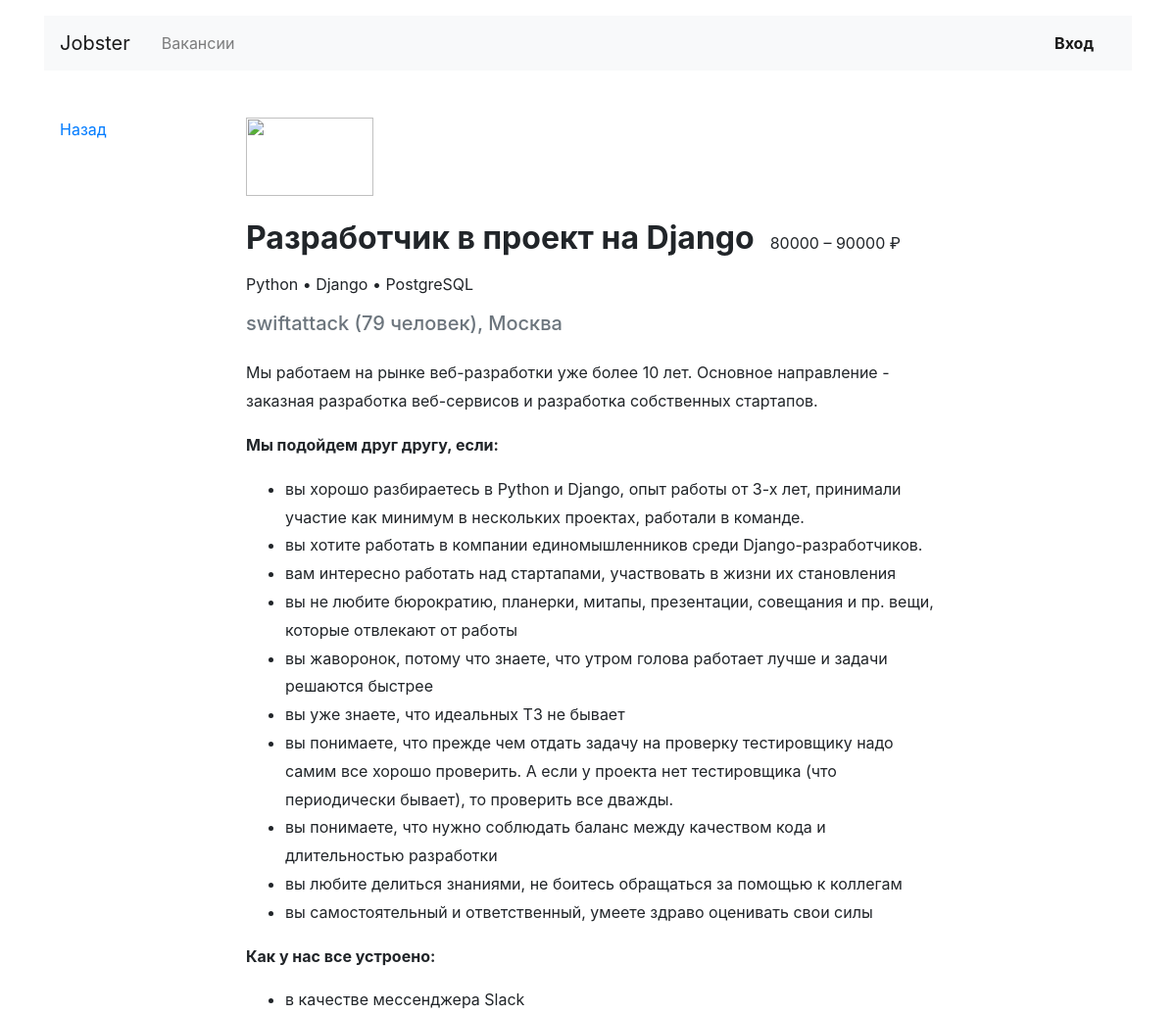
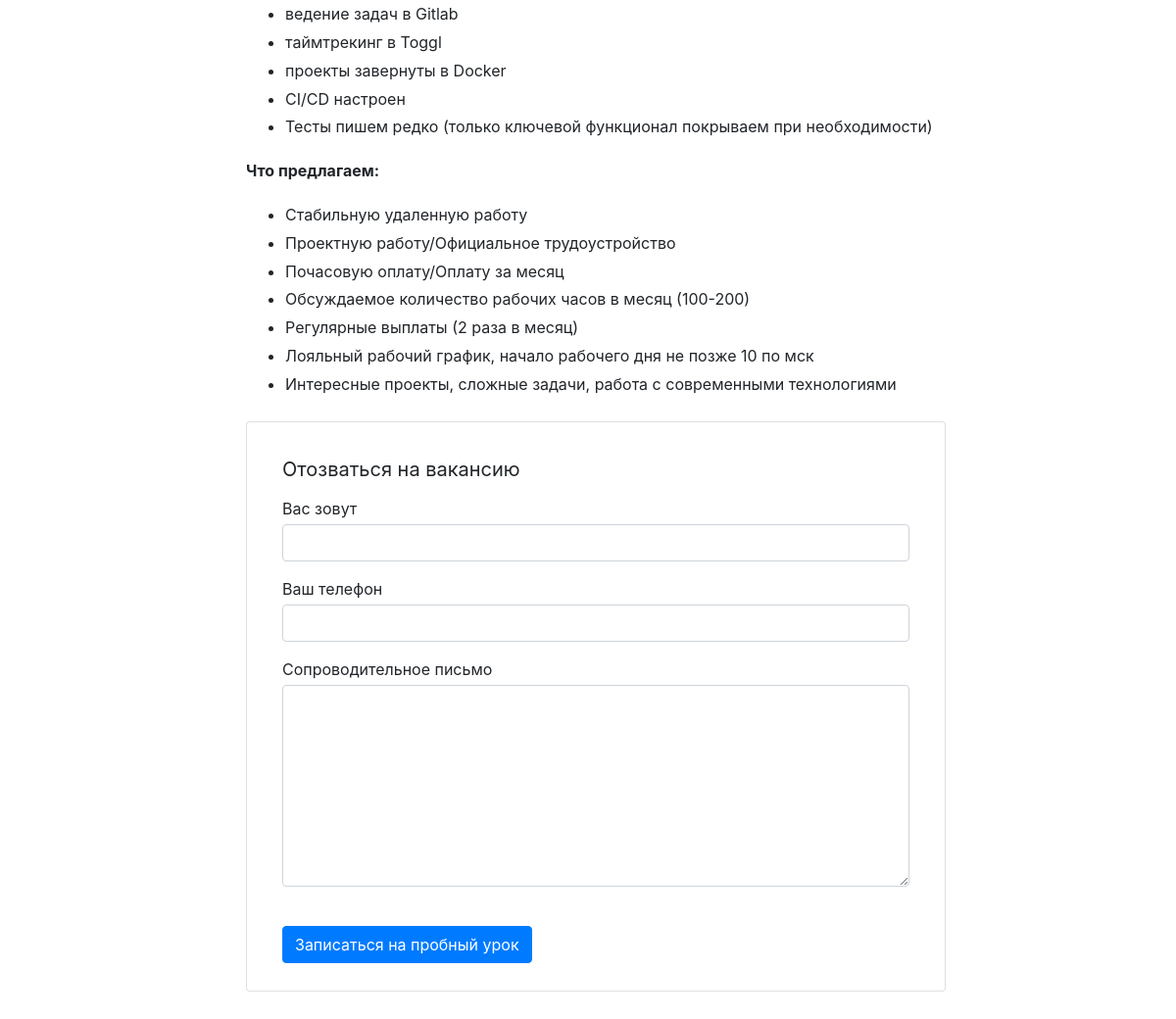
Screenshot of /vacancies/2 with the database file from the repository (2 pictures, top to bottom).
### vacanda/models.py (models this page shows, shortened)
class Vacancy(Model):
    title = CharField(max_length=64)
    specialty = ForeignKey(Specialty, on_delete=CASCADE, related_name='vacancies')
    company = ForeignKey(Company, on_delete=CASCADE, related_name='vacancies')
    skills = TextField()
    description = TextField()
    salary_min = IntegerField()
    salary_max = IntegerField()
    published_at = DateField()

class Company(Model):
    name = CharField(max_length=64)
    location = CharField(max_length=64)
    logo = URLField(default='https://place-hold.it/100x60')
    description = TextField()
    employee_count = IntegerField()

### vacanda/views.py (the view)
# urls.py: path('vacancies/<int:vacancy_id>', vacanda.views.vacancy_view, name='vacancy'),
def vacancy_view(request, vacancy_id):
    if vacancy_id not in [vacancy.id for vacancy in Vacancy.objects.all()]:
        raise Http404
    chosen_vacancy = Vacancy.objects.get(id=vacancy_id)
    chosen_vacancy_info = {
            'title': chosen_vacancy.title,
            'skills': chosen_vacancy.skills.replace(',', ' •'),
            'salary_min': chosen_vacancy.salary_min,
            'salary_max': chosen_vacancy.salary_max,
            'published_at': chosen_vacancy.published_at,
            'company': chosen_vacancy.company,
            'description': chosen_vacancy.description,
    }
    return render(request, 'vacanda/vacancy.html', context={
                                                    'chosen_vacancy_info': chosen_vacancy_info,
                                                            })

### vacanda/templates/vacanda/vacancy.html (shortened to what this page needs)
{% extends "vacanda/base.html" %}
{% block content %}
  <main class="container mt-3 pb-5">
    <div class="row mt-5">
      <div class="col-12 col-lg-2">
        <div class="pl-3 mb-5">
          <p><a href={{ request.META.HTTP_REFERER }}>Назад</a></p>
        </div>
      </div>
      <div class="col-12 col-lg-8">
        <section class="pl-3">
          <a href="#"><img src="https://place-hold.it/130x80" width="130" height="80" alt=""></a>
          <div class="d-flex align-items-baseline align-content-baseline">
            <h1 class="h2 mt-4 font-weight-bold" >{{ chosen_vacancy_info.title }}</h1>
            <p class="m-0 pl-3">{{ chosen_vacancy_info.salary_min }} – {{ chosen_vacancy_info.salary_max }} ₽</p>
          </div>
          <p class="mt-2">{{ chosen_vacancy_info.skills }}</p>
          <p class="h5 text-muted mb-4">{{ chosen_vacancy_info.company.name }} ({{ chosen_vacancy_info.company.employee_count }} человек), {{ chosen_vacancy_info.company.location }}</p>
          <div style="line-height: 1.8;">{{ chosen_vacancy_info.description|safe }}
          </div>
          <form action="/echo" class="card mt-4 mb-3" enctype="multipart/form-data">
            <div class="card-body mx-3">
              <p class="h5 mt-3 font-weight-normal">Отозваться на вакансию</p>
              <div class="form-group">
                <label class="mb-1 mt-2" for="userName">Вас зовут</label>
                <input class="form-control" type="text" placeholder="" id="userName">
              </div>
              <div class="form-group">
                <label class="mb-1" for="userPhone">Ваш телефон</label>
                <input class="form-control" type="tel" placeholder="" id="userPhone">
              </div>
              <div class="form-group">
                <label class="mb-1" for="userMsg" >Сопроводительное письмо</label>
                <textarea class="form-control" rows="8" id="userMsg"></textarea>
              </div>
              <input type="submit" class="btn btn-primary mt-4 mb-2" value="Записаться на пробный урок">
            </div>
          </form>
        </section>
      </div>
    </div>
  </main>
</body>
</html>
{% endblock content %}

### rows the page displays
Vacancy: title "Разработчик в проект на Django", description "Мы работаем на рынке веб-разработки уже более 10 лет. Основное направление - заказная разработка веб-сервисов и разработка собственных стартапов. Мы подойдем друг другу, если: вы хорошо разбираетесь в Python и Django, опыт работы от 3-х лет, принимали участие как минимум в нескольких проектах, работали в команде. вы хотите работать в компании единомышленников среди Django-разработчиков. вам интересно работать над стартапами, участвовать в жизни их становления вы не любите бюрократию, планерки, митапы, презентации, совещания и пр. вещи, которые отвлекают от работы вы жаворонок, потому что знаете, что утром голова работает лучше и задачи решаются быстрее вы уже знаете, что идеальных ТЗ не…"
Company: company.name "swiftattack", company.employee_count "79", company.location "Москва"

### other values shown
{{ chosen_vacancy_info.salary_min }} "80000"
{{ chosen_vacancy_info.salary_max }} "90000"
{{ chosen_vacancy_info.skills }} "Python • Django • PostgreSQL"
